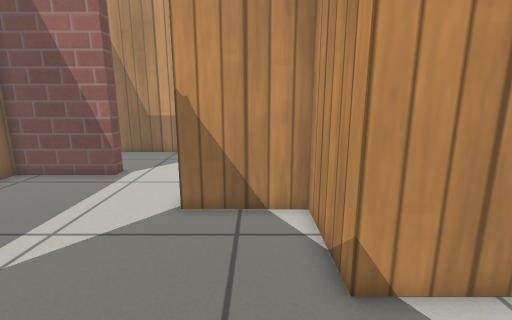
View 1 (above)

18 first-person views from a walk through a robot-simulator world made for Gazebo. The camera is 0.71 m above the floor, tilts 12° down and sees 85° across. The floor is counted in squares, 0.2 m on a side. Each view is taken from the middle of a square. On the plan, view 1 faces up. The plan holds only what a view shows up to about 20 squares ahead; the rest is blank. Gazebo's built-in surfaces are drawn with simple patterns.

View 2
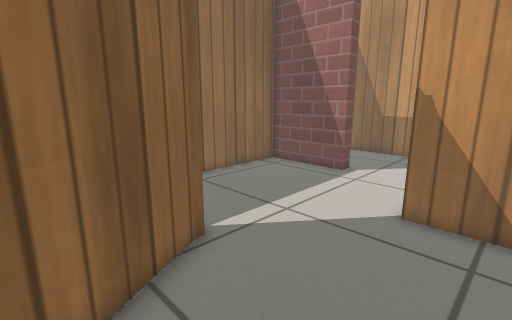

View 3
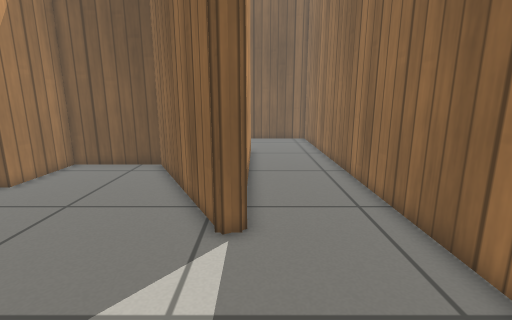

View 4
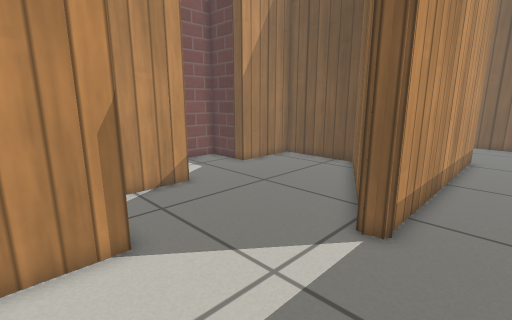

View 5
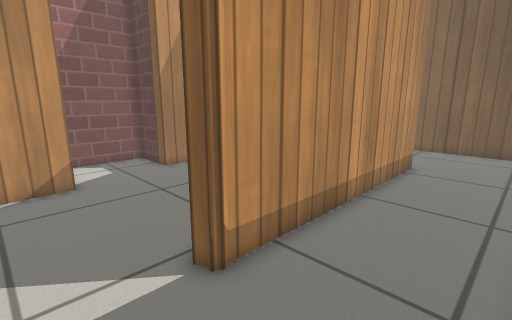

View 6
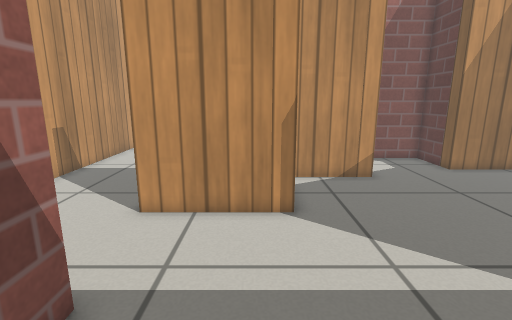

View 7
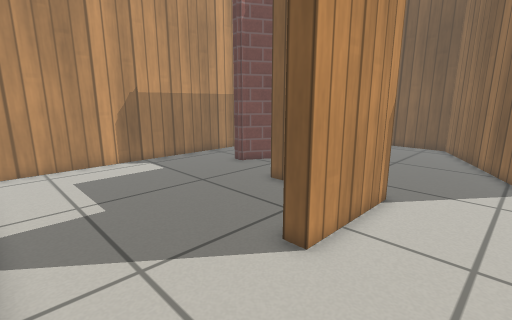

View 8
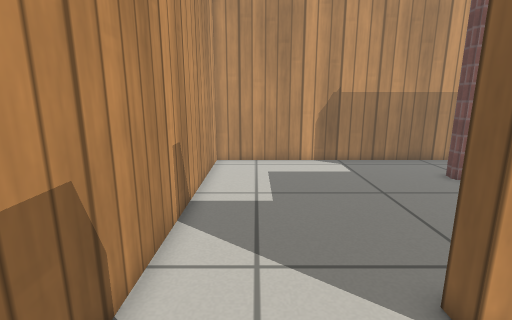

View 9
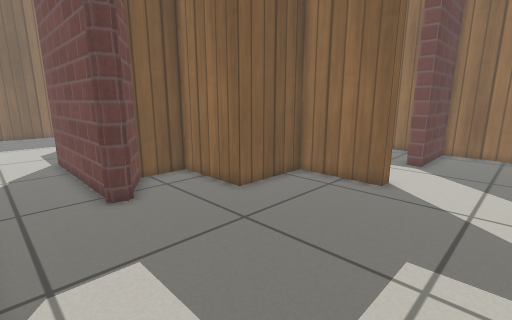

View 10
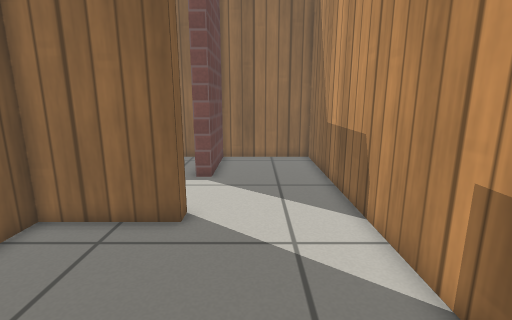

View 11
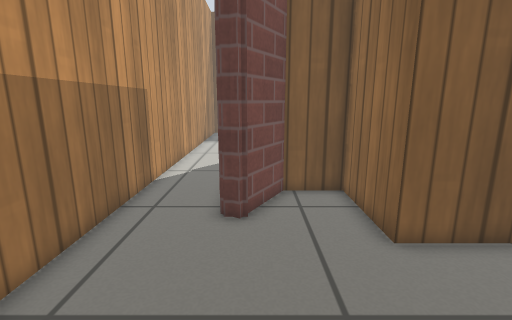

View 12
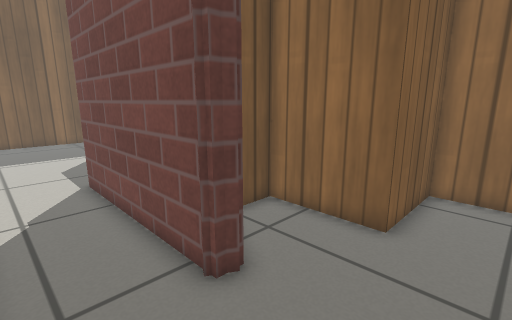

View 13
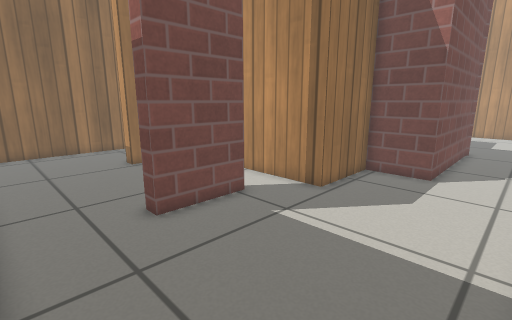

View 14
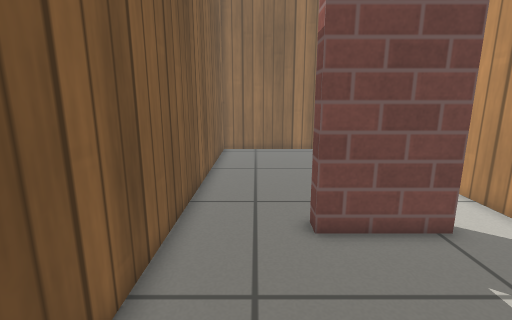

View 15
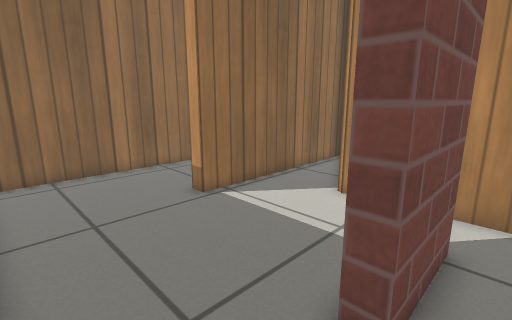

View 16
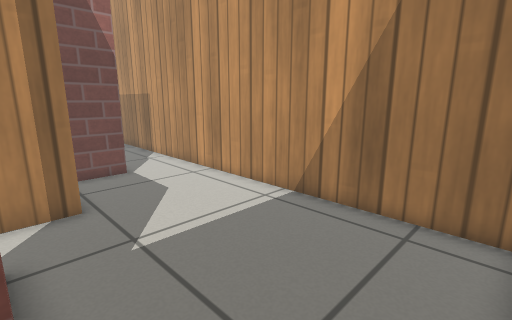

View 17
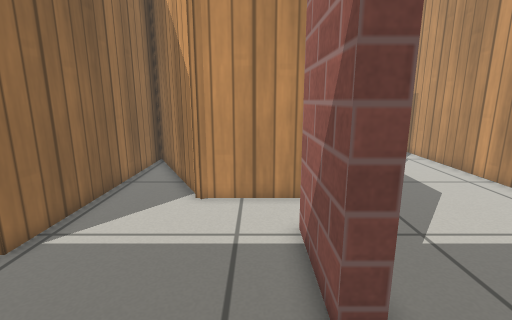

View 18
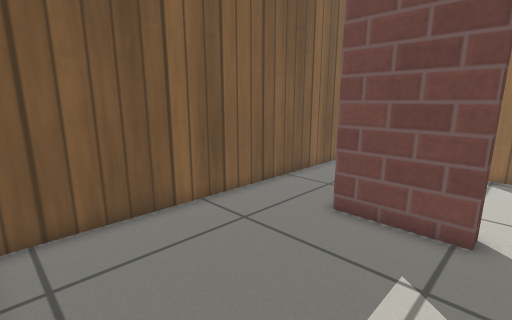

### Floor plan
Points are (right, up) in squares from view 1. A wall is a line through its corners. A room is listed if a view was taken in it or the views show most of it. See-through windows are left out.
Room 1 (views 1, 2, 3, 4, 5, 6)
walls: (-5, 0.3) (-5.9, 2) (-5.9, 0); (-6.9, 3.9) (-5.8, 3.9); (4.8, 4.5) (1.7, 4.5) (1.7, 8.8) (-2.5, 8.8) (-2.5, 12.6); (-6.6, -9.1) (-6.6, 3.5) (-6.7, 3.7) (-6.1, 4.1) (-1.6, -4.4) (3.2, -4.4) (3.2, -0.1) (6.2, -0.1) (6.2, 3.8); (-6.8, 13.2) (-11.6, 13.2) (-11.6, -15.4) (-6.4, -15.4)
ways out: opening at (-4.5, 13) to room 2; opening at (-6, -12.5) to room 4
Room 2 (views 7, 8)
walls: (-2.6, 19.4) (-11.6, 19.4) (-11.6, 13.8) (-6.8, 13.8) (-6.8, 13.2); (-2.5, 12.6) (-2.5, 13.8)
ways out: opening at (-4.5, 13) to room 1; opening at (-2, 16.5) to room 3
Room 3 (views 9, 10, 11, 12)
walls: (6.1, 7.9) (7, 7.9) (7, -0.9); (6.5, 8) (7.2, 7.6); (-2.5, 13.8) (-1.8, 13.8) (-1.8, 9.5) (2.5, 9.5) (2.5, 5.3) (4.9, 5.3) (6.3, 7.6); (10.6, -2.5) (10.6, 19.4) (-2.6, 19.4)
ways out: opening at (-2, 16.5) to room 2; opening at (9, -2.7) to room 4
Room 4 (views 13, 14, 15, 16, 17, 18)
walls: (2, -7.6) (2, -11.4) (1.2, -11.4) (1.2, -7.6) (2, -7.6); (-2, -5.4) (-5, 0.3); (7, -0.9) (4, -0.9) (4, -5.1) (-2.3, -5.1); (10.6, -15) (10.6, -2.5); (-6.4, -15.4) (10, -15.4); (-5.9, 0) (-5.9, -9.1) (-6.6, -9.1)
ways out: opening at (-6, -12.5) to room 1; opening at (9, -2.7) to room 3

Positions as (right, up) in squares from view 1, and headings:
1: (0, 0), facing up
2: (0, 0), facing up-left
3: (-7, 11), facing down
4: (-9, 11), facing down-right
5: (-11, 7), facing down-right
6: (-11, 10), facing right
7: (-6, 19), facing down-right
8: (-6, 17), facing right
9: (10, 18), facing down-left
10: (6, 16), facing left
11: (6, 16), facing down
12: (10, 12), facing down-left
13: (10, -15), facing up-left
14: (9, -13), facing left
15: (3, -15), facing up-left
16: (2, -15), facing up-right
17: (0, -15), facing up
18: (10, -7), facing down-left
